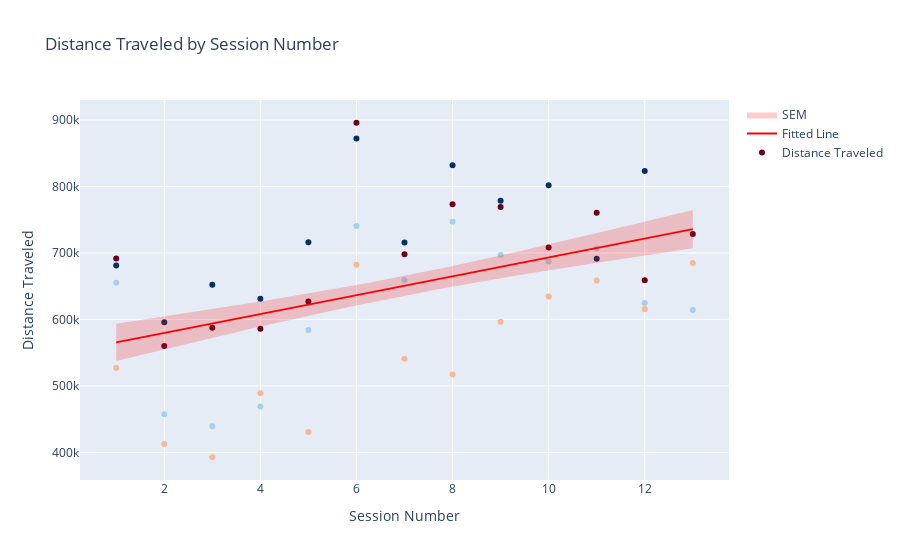

Notebook code cell kept with this figure:
### Code cell
linear_regression_plot(clickbait.summary_df, dv='distance_traveled', iv='session_number', dv_name='Distance Traveled', iv_name='Session Number', error_type='SEM')
